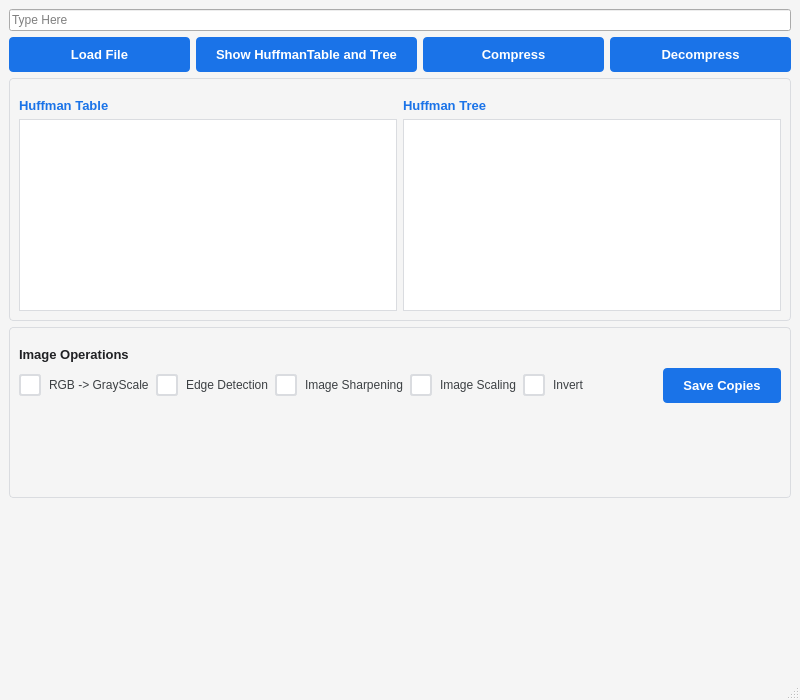
<?xml version="1.0" encoding="UTF-8"?>
<ui version="4.0">
 <class>MainWindow</class>
 <widget class="QMainWindow" name="MainWindow">
  <property name="geometry">
   <rect>
    <x>0</x>
    <y>0</y>
    <width>800</width>
    <height>700</height>
   </rect>
  </property>
  <property name="windowTitle">
   <string>Image Compression - Huffman Encoding</string>
  </property>
  <property name="styleSheet">
   <string notr="true">/* --- Main Window Background --- */
QMainWindow {
    background-color: #f5f5f5;
    color: #202124;
}

/* --- Labels --- */
QLabel {
    color: #3c4043;
    font-size: 12px;
    font-weight: bold;
}

/* --- Push Buttons --- */
QPushButton {
    background-color: #1a73e8;
    color: white;
    border: none;
    border-radius: 4px;
    padding: 10px 20px;
    font-weight: bold;
    font-size: 13px;
}

QPushButton:hover {
    background-color: #1765cc;
}

QPushButton:pressed {
    background-color: #1557b0;
}

/* --- Table Widget --- */
QTableWidget {
    background-color: #ffffff;
    gridline-color: #e8eaed;
    color: #3c4043;
    border: 1px solid #dadce0;
    alternate-background-color: #f8f9fa;
}

QHeaderView::section {
    background-color: #f1f3f4;
    color: #5f6368;
    padding: 6px;
    border: none;
    border-bottom: 2px solid #dadce0;
    font-weight: bold;
}

/* --- Graphics View --- */
QGraphicsView {
    background-color: #ffffff;
    border: 1px solid #dadce0;
}

/* --- Group Boxes --- */
QGroupBox {
    color: #3c4043;
    border: 1px solid #dadce0;
    border-radius: 4px;
    margin-top: 1ex;
    padding-top: 10px;
}

QGroupBox::title {
    subcontrol-origin: margin;
    left: 10px;
    padding: 0 3px 0 3px;
}

/* --- Check Boxes --- */
QCheckBox {
    color: #3c4043;
    font-size: 12px;
    spacing: 8px;
}

QCheckBox::indicator {
    width: 18px;
    height: 18px;
}

QCheckBox::indicator:unchecked {
    background-color: #ffffff;
    border: 2px solid #dadce0;
    border-radius: 3px;
}

QCheckBox::indicator:checked {
    background-color: #1a73e8;
    border: 2px solid #1a73e8;
    border-radius: 3px;
}

/* --- Menu Bar --- */
QMenuBar {
    background-color: #f5f5f5;
    color: #202124;
}

/* --- Status Bar --- */
QStatusBar {
    background-color: #f5f5f5;
    color: #3c4043;
}
</string>
  </property>
  <widget class="QWidget" name="centralwidget">
   <layout class="QVBoxLayout" name="verticalLayout_main">
    <!-- Top Section with Buttons -->
    <item>
     <layout class="QHBoxLayout" name="horizontalLayout_buttons">
      <item>
       <widget class="QLineEdit" name="filePathDisplay">
        <property name="placeholderText">
         <string>Type Here</string>
        </property>
        <property name="readOnly">
         <bool>true</bool>
        </property>
       </widget>
      </item>
     </layout>
    </item>
    
    <!-- Button Group -->
    <item>
     <layout class="QHBoxLayout" name="horizontalLayout_topButtons">
      <item>
       <widget class="QPushButton" name="loadfile">
        <property name="minimumHeight">
         <number>45</number>
        </property>
        <property name="text">
         <string>Load File</string>
        </property>
       </widget>
      </item>
      <item>
       <widget class="QPushButton" name="showHuffmanTableandTree">
        <property name="minimumHeight">
         <number>45</number>
        </property>
        <property name="text">
         <string>Show HuffmanTable and Tree</string>
        </property>
       </widget>
      </item>
      <item>
       <widget class="QPushButton" name="compress">
        <property name="minimumHeight">
         <number>45</number>
        </property>
        <property name="text">
         <string>Compress</string>
        </property>
       </widget>
      </item>
      <item>
       <widget class="QPushButton" name="decompress">
        <property name="minimumHeight">
         <number>45</number>
        </property>
        <property name="text">
         <string>Decompress</string>
        </property>
       </widget>
      </item>
     </layout>
    </item>
    
    <!-- Huffman Table and Tree View -->
    <item>
     <widget class="QGroupBox" name="viewgroup">
      <property name="title">
       <string/>
      </property>
      <layout class="QHBoxLayout" name="horizontalLayout_views">
       <!-- Left side - Huffman Table -->
       <item>
        <layout class="QVBoxLayout" name="verticalLayout_table">
         <item>
          <widget class="QLabel" name="huffmantable">
           <property name="text">
            <string>Huffman Table</string>
           </property>
           <property name="styleSheet">
            <string>font-weight: bold; color: #1a73e8; font-size: 13px;</string>
           </property>
          </widget>
         </item>
         <item>
          <widget class="QTableWidget" name="huffmantablebiew">
           <property name="minimumHeight">
            <number>350</number>
           </property>
          </widget>
         </item>
        </layout>
       </item>
       
       <!-- Right side - Huffman Tree -->
       <item>
        <layout class="QVBoxLayout" name="verticalLayout_tree">
         <item>
          <widget class="QLabel" name="huffmantree">
           <property name="text">
            <string>Huffman Tree</string>
           </property>
           <property name="styleSheet">
            <string>font-weight: bold; color: #1a73e8; font-size: 13px;</string>
           </property>
          </widget>
         </item>
         <item>
          <widget class="QGraphicsView" name="huffmantreeview">
           <property name="minimumHeight">
            <number>350</number>
           </property>
          </widget>
         </item>
        </layout>
       </item>
      </layout>
     </widget>
    </item>
    
    <!-- Image Operations Section -->
    <item>
     <widget class="QGroupBox" name="operationgroup">
      <property name="title">
       <string/>
      </property>
      <layout class="QVBoxLayout" name="verticalLayout_operations">
       <!-- Operations Label -->
       <item>
        <widget class="QLabel" name="imageoperations">
         <property name="text">
          <string>Image Operations</string>
         </property>
         <property name="styleSheet">
          <string>font-weight: bold; color: #202124; font-size: 13px;</string>
         </property>
        </widget>
       </item>
       
       <!-- Checkboxes Row -->
       <item>
        <layout class="QHBoxLayout" name="horizontalLayout_checkboxes">
         <item>
          <widget class="QCheckBox" name="rgbtograyscale">
           <property name="text">
            <string>RGB -&gt; GrayScale</string>
           </property>
          </widget>
         </item>
         <item>
          <widget class="QCheckBox" name="edgedetection">
           <property name="text">
            <string>Edge Detection</string>
           </property>
          </widget>
         </item>
         <item>
          <widget class="QCheckBox" name="imagesharpening">
           <property name="text">
            <string>Image Sharpening</string>
           </property>
          </widget>
         </item>
         <item>
          <widget class="QCheckBox" name="imagescaling">
           <property name="text">
            <string>Image Scaling</string>
           </property>
          </widget>
         </item>
         <item>
          <widget class="QCheckBox" name="invert">
           <property name="text">
            <string>Invert</string>
           </property>
          </widget>
         </item>
         <item>
          <spacer name="horizontalSpacer_1">
           <property name="orientation">
            <enum>Qt::Horizontal</enum>
           </property>
           <property name="sizeHint" stdset="0">
            <size>
             <width>40</width>
             <height>20</height>
            </size>
           </property>
          </spacer>
         </item>
         <item>
          <widget class="QPushButton" name="savecopies">
           <property name="minimumHeight">
            <number>40</number>
           </property>
           <property name="minimumWidth">
            <number>120</number>
           </property>
           <property name="text">
            <string>Save Copies</string>
           </property>
          </widget>
         </item>
        </layout>
       </item>
       
       <!-- Stretch at bottom -->
       <item>
        <spacer name="verticalSpacer_1">
         <property name="orientation">
          <enum>Qt::Vertical</enum>
         </property>
         <property name="sizeHint" stdset="0">
          <size>
           <width>20</width>
           <height>10</height>
          </size>
         </property>
        </spacer>
       </item>
      </layout>
     </widget>
    </item>
    
    <!-- Bottom spacer -->
    <item>
     <spacer name="verticalSpacer_main">
      <property name="orientation">
       <enum>Qt::Vertical</enum>
      </property>
      <property name="sizeHint" stdset="0">
       <size>
        <width>20</width>
        <height>10</height>
       </size>
      </property>
     </spacer>
    </item>
   </layout>
  </widget>
  
  <!-- Menu Bar -->
  <widget class="QMenuBar" name="menubar">
   <property name="geometry">
    <rect>
     <x>0</x>
     <y>0</y>
     <width>800</width>
     <height>22</height>
    </rect>
   </property>
  </widget>
  
  <!-- Status Bar -->
  <widget class="QStatusBar" name="statusbar"/>
 </widget>
 <resources/>
 <connections/>
</ui>
